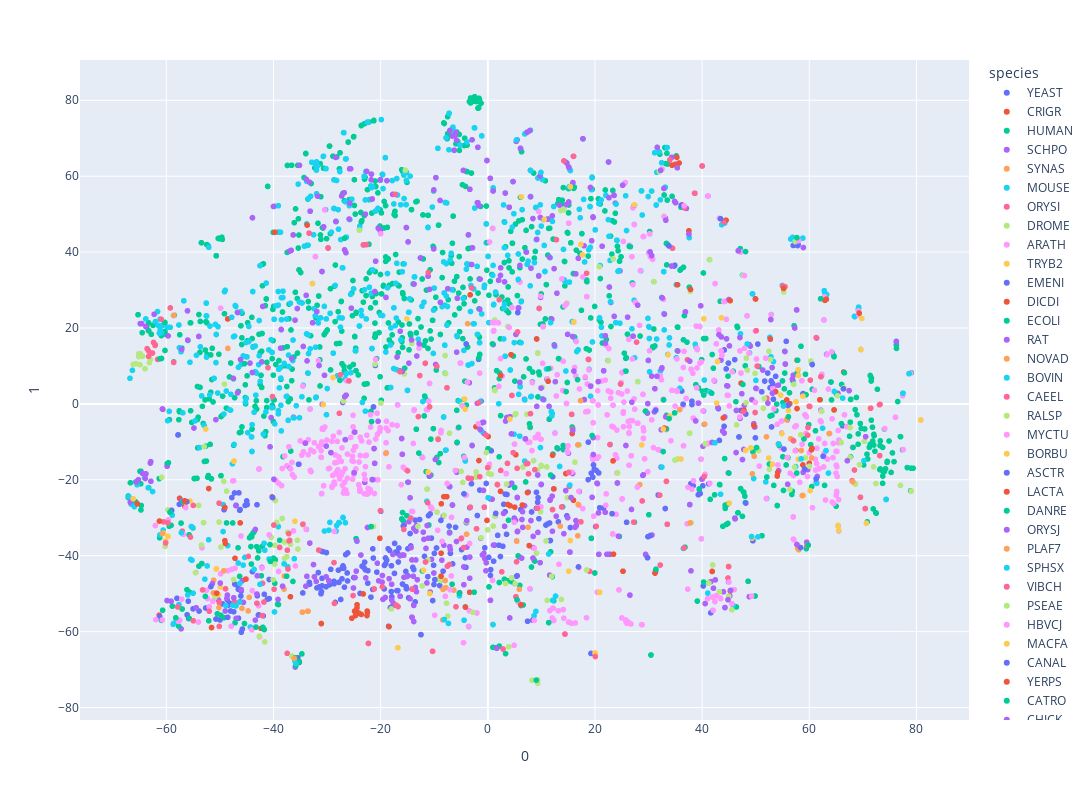

Notebook code cell kept with this figure:
### Code cell
fig = px.scatter(
    projections,
    x=0, y=1,
    color=test_df.species,
    labels={'color': 'species'},
    width=1200, height=800
)
fig.show()
